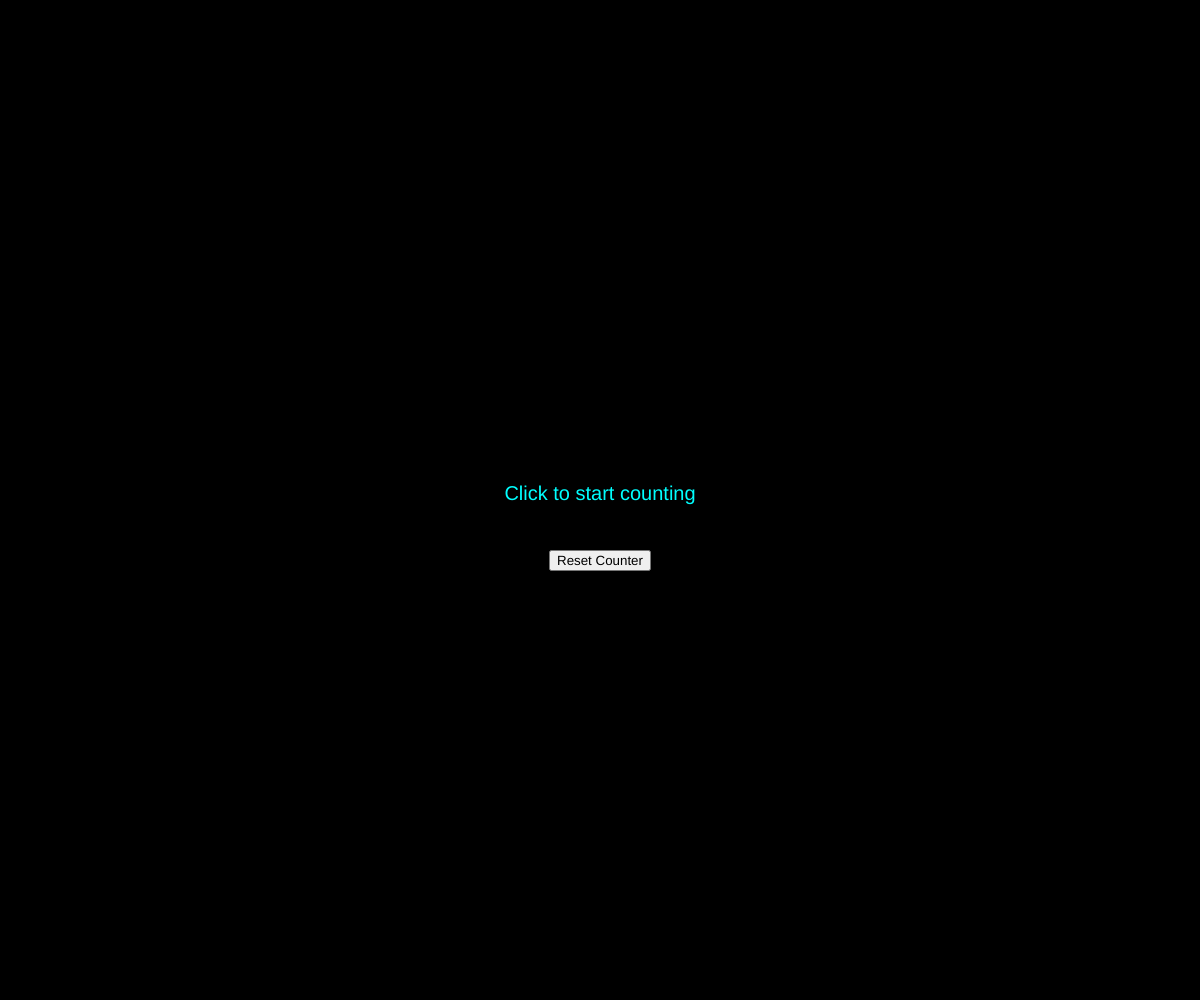
Frame 1 (no input)
Frame 60 (no input): identical to frame 1, image omitted
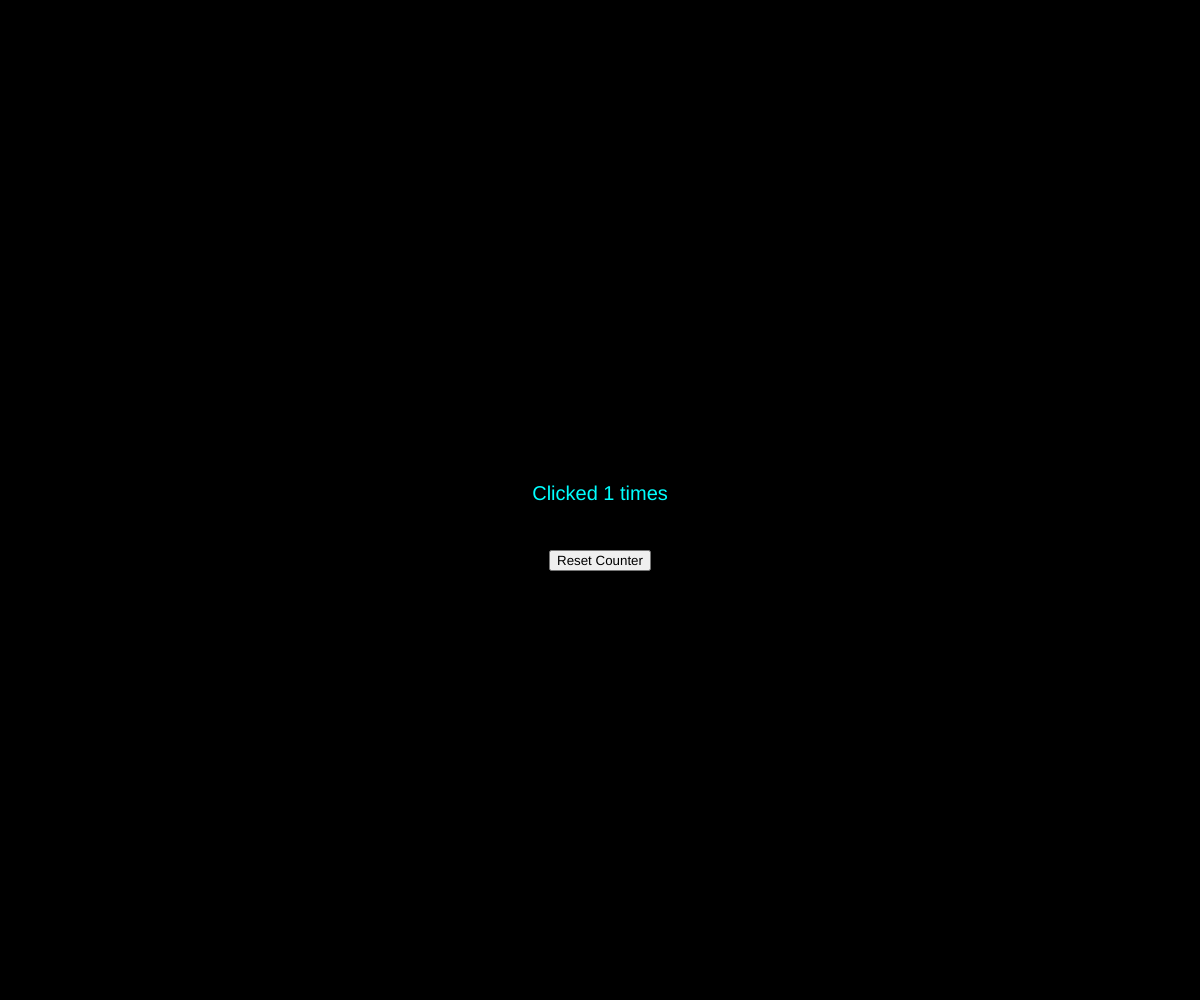
Frame 120 (the mouse pressed at the canvas centre since frame 60)

The p5.js sketch that drew these frames (run headless with seeded random() and noise() and a simulated clock; from frame 60 on, the mouse is pressed at the canvas centre):

// p5.js sketch
// ── sketch.js
/* This code counts how many times the user has clicked on the page. Everytime a user clicks, the counter increases 

The user can click the reset button which sets the counter to -1. This is effectively 0, because when the user clicks reset it is counted as one click (1 + (-1)= 0)*/

let counter = 0; // variable we will use to count our clicks
let resetButton; // variable that will hold the reset buttons

function setup() {
    
  createCanvas(windowWidth, windowHeight); // create a canvas the size of the page
  
  fill (0,255,255); // make the text turquoise
  textSize(20); // change font size
  textAlign(CENTER); // align text in the center
  
  resetButton = createButton("Reset Counter"); // Create button makes a button object on the page. We assign that to the variable resetButton
  resetButton.position((windowWidth/2) - (resetButton.width/2), 50+ (windowHeight/2)); // We declare the position of the button. The button is placed in the center of the page and 50 pixels lower than the counter text)
  resetButton.mousePressed(resetCounter); // call function resetCounter when the resetButton is pressed
}

function draw() {
    
  background(0); // make the background black
  if (counter > 0) { // display text once people start clicking
    text('Clicked '+counter+' times', windowWidth/2, windowHeight/2); // display the amount clicked in the center of the page.
    } else { // if no one has clicked the screen yet
        text('Click to start counting', windowWidth/2, windowHeight/2); // prompt folks to start counting

    }
}

function mousePressed() { // when the mouse is pressed

  counter++; // increase the value of the counter by one counter++ is the same as counter + 1
  console.log(counter); // console.log the counter so that you can see what is going on.

}

function resetCounter() { // when resetButton is pressed, call this function
  
  counter = -1; // reset the variable counter to -1
  
}
